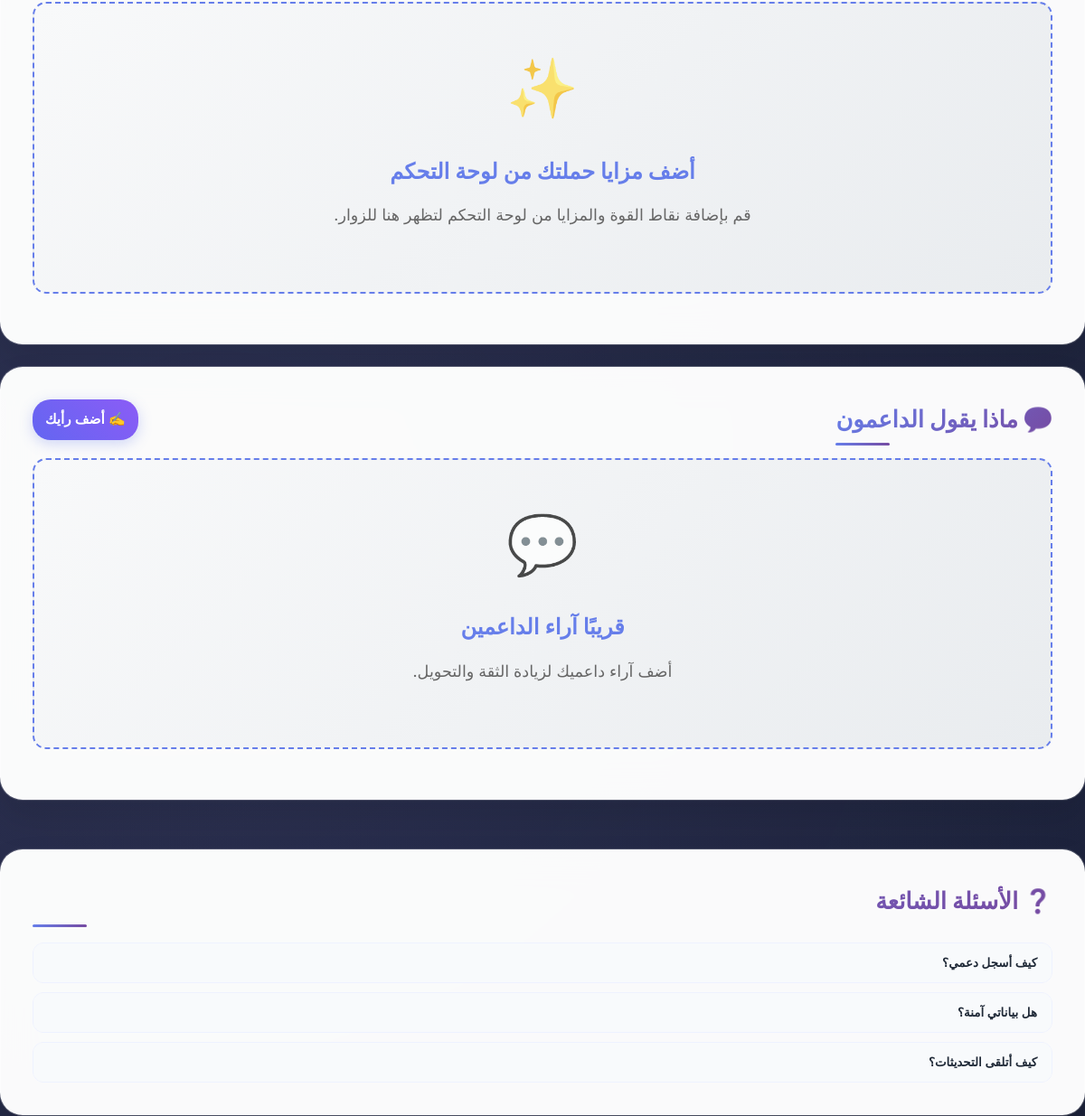
Before: /hub/candidate/82a4d699-34c4-48ab-9ffa-01e281e523b1/ (middle part) with the older database file.
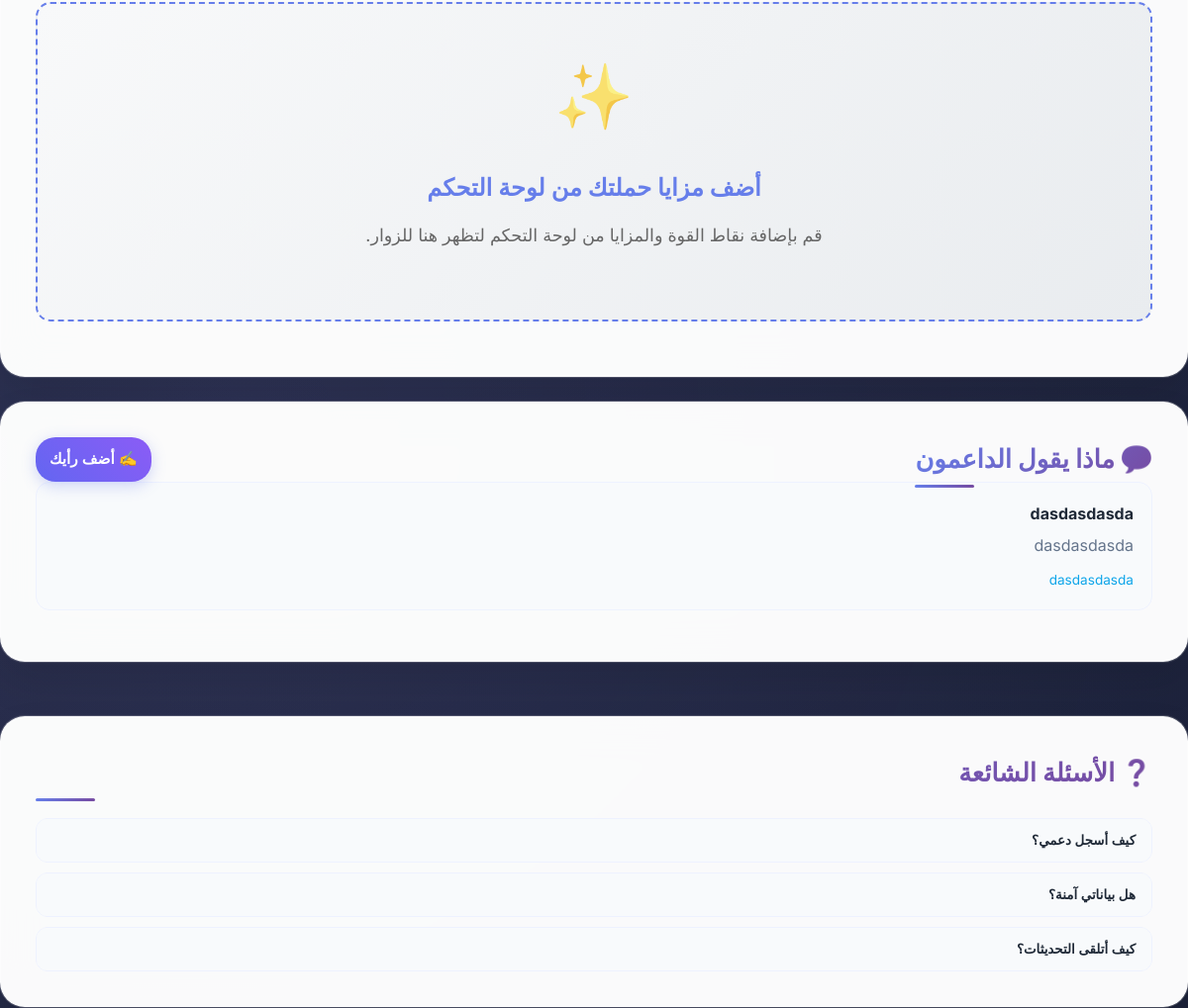
After: the same page with the newer database file.
### hub/models.py (models this page shows, shortened)
class Testimonial(models.Model):
    id = models.UUIDField(primary_key=True, default=uuid.uuid4, editable=False)
    candidate = models.ForeignKey(Candidate, on_delete=models.CASCADE, related_name='testimonials')
    name = models.CharField(max_length=200)
    role = models.CharField(max_length=200, blank=True, null=True)
    quote = models.TextField()
    is_public = models.BooleanField(default=True)
    display_order = models.PositiveIntegerField(default=0)
    created_at = models.DateTimeField(auto_now_add=True)
    updated_at = models.DateTimeField(auto_now=True)
    class Meta:
        ordering = ['display_order', '-created_at']

### hub/views.py (the view, shortened to what this page needs)
# urls.py: path('candidate/<str:candidate_id>/', candidate_landing, name='candidate_landing'),
@csrf_exempt
def candidate_landing(request: HttpRequest, candidate_id: str) -> HttpResponse:
    try:
        candidate = Candidate.objects.get(id=candidate_id, is_active=True)
    except Candidate.DoesNotExist:
        return HttpResponse("Candidate not found", status=404)
    if request.method == 'POST':
        print(f"CSRF token from request: {request.POST.get('csrfmiddlewaretoken', 'NOT_FOUND')}")
        print(f"CSRF token from headers: {request.META.get('HTTP_X_CSRFTOKEN', 'NOT_FOUND')}")
    events = Event.objects.filter(candidate=candidate, is_public=True).order_by('-start_datetime')[:5]
    supporters_count = Supporter.objects.filter(candidate=candidate).count()
    speeches = Speech.objects.filter(candidate=candidate).order_by('-created_at')[:3]
    polls = Poll.objects.filter(candidate=candidate).order_by('-created_at')[:5]
    for poll in polls:
        all_responses = PollResponse.objects.filter(poll=poll)
        option_votes_list = []
        options_with_counts = []
        for i, option in enumerate(poll.options):
            vote_count = 0
            for response in all_responses:
                if i in response.selected_options:
                    vote_count += 1
            option_votes_list.append(vote_count)
            options_with_counts.append({
                'index': i,
                'text': option,
                'count': vote_count,
            })
        poll.option_votes_list = option_votes_list
        poll.options_with_counts = options_with_counts
    candidate_bot = candidate.bot
    gallery_items = Gallery.objects.filter(candidate=candidate, is_public=True).order_by('-is_featured', '-created_at')[:12]
    from .models import Testimonial
    testimonials = Testimonial.objects.filter(candidate=candidate, is_public=True).order_by('display_order', '-created_at')[:6]
    from .models import CampaignBenefit
    benefits = CampaignBenefit.objects.filter(candidate=candidate, is_public=True).order_by('display_order', '-created_at')[:8]
    context = {
        'candidate': candidate,
        'events': events,
        'supporters_count': supporters_count,
        'speeches': speeches,
        'polls': polls,
        'candidate_bot': candidate_bot,
        'gallery_items': gallery_items,
        'testimonials': testimonials,
        'benefits': benefits,
    }
    return render(request, 'hub/candidate_landing.html', context)

### hub/models.py (called while the page is built)
    @property
    def is_youtube(self):
        if self.media_type != 'external' or not self.external_url:
            return False
        url = (self.external_url or '').lower()
        return 'youtube.com/watch' in url or 'youtu.be/' in url

    @property
    def youtube_embed_id(self):
        if not self.is_youtube:
            return None
        try:
            from urllib.parse import urlparse, parse_qs
            u = urlparse(self.external_url)
            if 'youtu.be' in u.netloc:
                return u.path.strip('/')
            if 'youtube.com' in u.netloc:
                q = parse_qs(u.query)
                return (q.get('v') or [None])[0]
        except Exception:
            return None
        return None

### hub/templates/hub/candidate_landing.html (shortened to what this page needs)
<!DOCTYPE html>
<html lang="ar" dir="rtl">
<head>
</head>
<body>
        <div class="card" id="features">
            {% if benefits %}
            <div style="display:grid; grid-template-columns: repeat(auto-fit, minmax(220px,1fr)); gap:16px;">
                {% for b in benefits %}
                <div style="background:#f8fafc; border-radius:14px; padding:18px; border:1px solid #eef2ff;">
                    {% if b.icon %}<div style="font-size:1.6rem; margin-bottom:8px;">{{ b.icon }}</div>{% endif %}
                    <div style="font-weight:700; color:#1f2937; margin-bottom:6px;">{{ b.title }}</div>
                    {% if b.description %}<div style="color:#64748b; line-height:1.6;">{{ b.description }}</div>{% endif %}
                </div>
                {% endfor %}
            </div>
            {% else %}
            <div class="placeholder-content">
                <div class="placeholder-icon">✨</div>
                <h3>أضف مزايا حملتك من لوحة التحكم</h3>
                <p>قم بإضافة نقاط القوة والمزايا من لوحة التحكم لتظهر هنا للزوار.</p>
            </div>
            {% endif %}
        </div>
        <div class="content-grid">
            <div class="card" id="testimonials">
                <div style="display:flex; align-items:center; justify-content:space-between; gap:10px; flex-wrap:wrap;">
                    <h2 style="margin-bottom:0;">💬 ماذا يقول الداعمون</h2>
                    <button type="button" onclick="openTestimonialModal()" class="action-btn" style="background:linear-gradient(45deg,#6366f1,#8b5cf6); padding:10px 14px; border-radius:20px;">
                        ✍️ أضف رأيك
                    </button>
                </div>
                {% if testimonials %}
                <div style="display:grid; grid-template-columns: repeat(auto-fit, minmax(260px, 1fr)); gap:16px;">
                    {% for t in testimonials %}
                    <div style="background:#f8fafc; border-radius:14px; padding:18px; border:1px solid #eef2ff;">
                        <div style="font-weight:700; color:#1f2937; margin-bottom:6px;">{{ t.name }}</div>
                        <div style="color:#64748b; line-height:1.7;">{{ t.quote }}</div>
                        {% if t.role %}
                        <div style="margin-top:10px; color:#0ea5e9; font-size:0.85rem;">{{ t.role }}</div>
                        {% endif %}
                    </div>
                    {% endfor %}
                </div>
                {% else %}
                <div class="placeholder-content">
                    <div class="placeholder-icon">💬</div>
                    <h3>قريبًا آراء الداعمين</h3>
                    <p>أضف آراء داعميك لزيادة الثقة والتحويل.</p>
                </div>
                {% endif %}
            </div>
        <div class="card" id="faq">
            <h2>❓ الأسئلة الشائعة</h2>
            <div style="display:grid; gap:10px;">
                <div style="border:1px solid #eef2ff; border-radius:12px; overflow:hidden;">
                    <button onclick="toggleFaq(this)" style="width:100%; text-align:right; padding:14px 16px; background:#f8fafc; border:none; cursor:pointer; font-weight:600; color:#1f2937;">كيف أسجل دعمي؟</button>
                </div>
                <div style="border:1px solid #eef2ff; border-radius:12px; overflow:hidden;">
                    <button onclick="toggleFaq(this)" style="width:100%; text-align:right; padding:14px 16px; background:#f8fafc; border:none; cursor:pointer; font-weight:600; color:#1f2937;">هل بياناتي آمنة؟</button>
                </div>
                <div style="border:1px solid #eef2ff; border-radius:12px; overflow:hidden;">
                    <button onclick="toggleFaq(this)" style="width:100%; text-align:right; padding:14px 16px; background:#f8fafc; border:none; cursor:pointer; font-weight:600; color:#1f2937;">كيف أتلقى التحديثات؟</button>
                </div>
            </div>
        </div>
        </div>
</body>
</html>

Changed rows visible on the page:
added Testimonial: name "dasdasdasda", quote "dasdasdasda", role "dasdasdasda"
Other visible differences:
text no longer shown: "💬 قريبًا آراء الداعمين أضف آراء داعميك لزيادة الثقة والتحويل."
